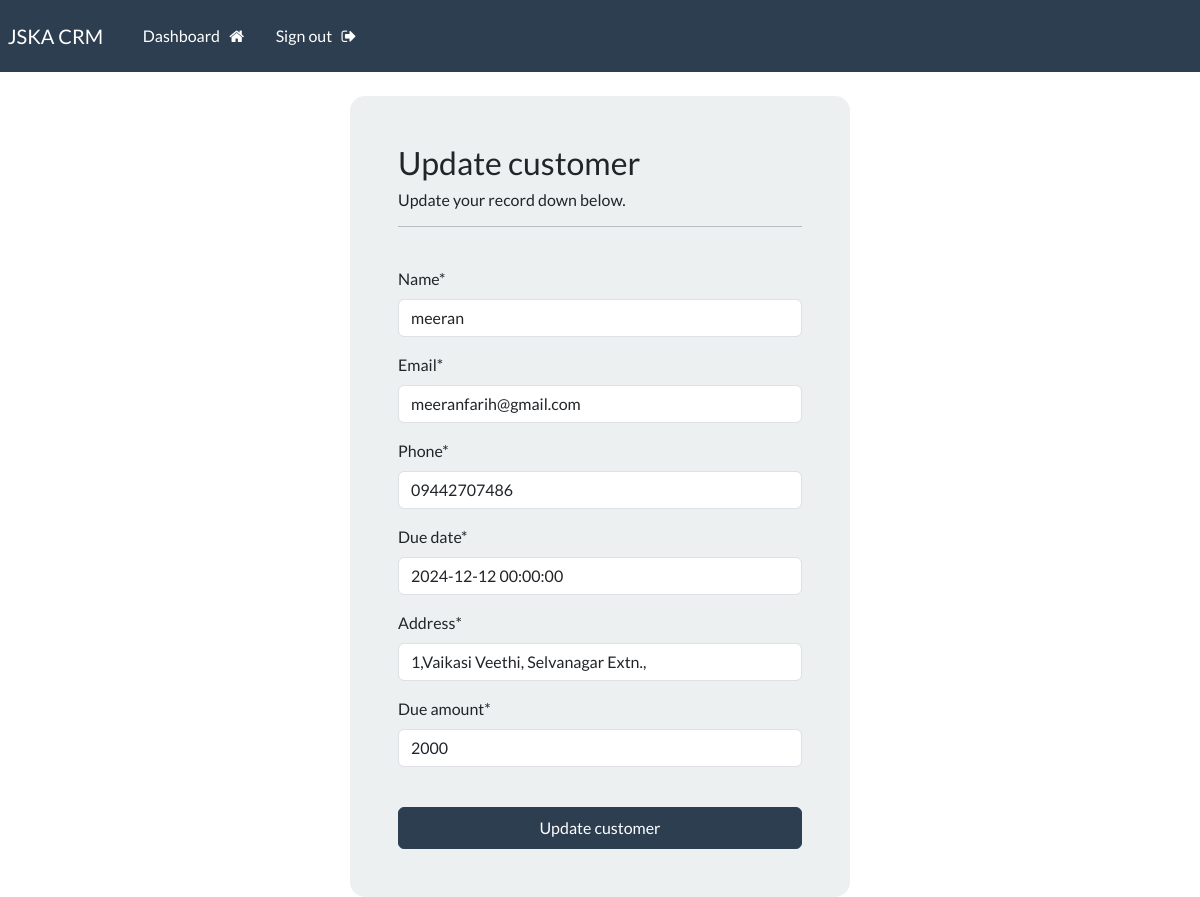
The page /update-record/8 (signed in) on the database its author committed.
### home/models.py (models this page shows, shortened)
class Customer(models.Model):
    name = models.CharField(max_length=100)
    email = models.CharField(max_length=100)
    phone = models.CharField(max_length=20)
    creation_date = models.DateTimeField(auto_now_add=True)
    due_date = models.DateTimeField()
    address = models.CharField(max_length=300)
    due_amount = models.CharField(max_length=50)

### home/views.py (the view)
# urls.py: path('update-record/<int:pk>',views.update_customer, name = "update-record" ),
@login_required(login_url = 'my-login')
def update_customer(request, pk):
    record = Customer.objects.get(id=pk)
    form = UpdateCustomerForm(instance=record)
    if request.method == 'POST':
        form = UpdateCustomerForm(request.POST, instance=record)
        if form.is_valid():
            form.save()
            return redirect("dashboard")
    context = {'form4':form}
    return render(request, 'home/update-record.html', context = context)

### home/forms.py
class UpdateCustomerForm(forms.ModelForm):
    class Meta:
        model = Customer
        fields = ['name','email','phone','due_date','address','due_amount']

### home/templates/home/update-record.html (shortened to what this page needs)
{% extends 'home/base.html' %}
{% load crispy_forms_tags %}
{% block content %}
    <body>
        <div class="container bg-light shadow-md p-5 form-layout">
            <h3>Update customer</h3>
            <h6> Update your record down below. </h6>
            <hr>
            <br>
            <form method="POST" autocomplete="off">
                {{form4|crispy}}
                <br>
                <button type="submit" class="btn btn-primary w-100 btn-block p-2">Update customer </button>
            </form>
        </div>
    </body>
{% endblock %}

### static/css/styles.css (style rules this page uses)
.form-layout { border-radius: 15px; width: 500px; }

### rows shown on the page
Customer: name "meeran", email "meeranfarih@gmail.com", phone "09442707486", due_date "2024-12-12 00:00:00", address "1,Vaikasi Veethi, Selvanagar Extn.,", due_amount "2000"
